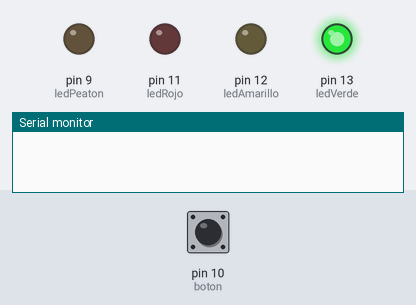
Simulated run of this sketch. Board: Arduino Uno, built with avr-gcc and run on an emulated ATmega328P. Shown: output pins drawn as LEDs (lit = HIGH), the last lines printed to the serial monitor. Dashed ring = blinking. Inputs (shaded band) come from the test bench; at power-on: pin 10 (boton) LOW.

Above: at 1.2 s.
1.3 s: pin 10 (boton) pulled HIGH for 0.25 s
At 5.6 s:
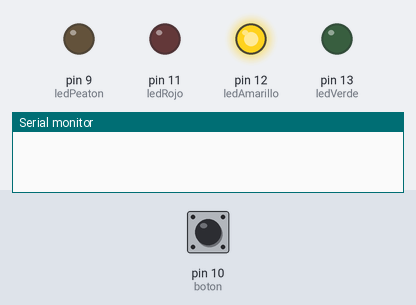
At 7.6 s:
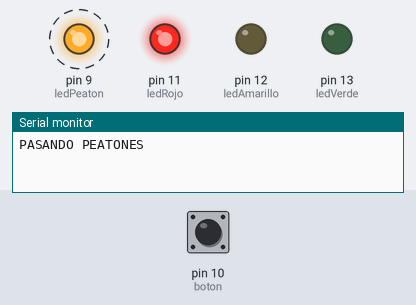
Timing chart, 0 to 12.9 s (numbered marks = the images above; inputs shaded):
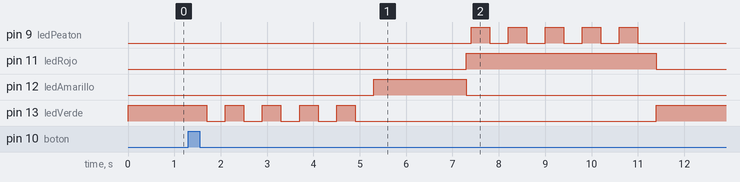

The sketch:

Semaforo.ino
```cpp
//pins
int ledVerde = 13;
int ledAmarillo = 12;
int ledRojo = 11;
int boton = 10;

int ledPeaton = 9;
boolean activado = false;

void setup() {
  pinMode(ledVerde, OUTPUT);
  pinMode(ledAmarillo, OUTPUT);
  pinMode(ledRojo, OUTPUT);

  pinMode(boton, INPUT);
  pinMode(ledPeaton, OUTPUT);

  Serial.begin(9600);
}

void loop() {
  digitalWrite(ledVerde, HIGH);

  for(int i = 0; i < 40; i++) {
    if(digitalRead(boton) == HIGH) {
      pasandoPeatones();
      activado = true;
      break;
    }
    delay(100);
  }

  if(activado == false) {
    pasandoPeatones();
  }

  activado == false;
}

void pasandoPeatones() {
  parpadear(ledVerde);
  encender(ledAmarillo);
  digitalWrite(ledRojo, HIGH);
  delay(100);
  Serial.println("PASANDO PEATONES");
  parpadear(ledPeaton);
  digitalWrite(ledRojo, LOW);
}

void encender(int led) {
  digitalWrite(led, HIGH);
  delay(2000);
  digitalWrite(led, LOW);
}

void parpadear(int led) {
  for(int i = 0; i < 5; i++) {
    digitalWrite(led, HIGH);
    delay(400);
    digitalWrite(led, LOW);
    delay(400);
  }
}
```

Measured:
- after the input at 1.3 s, pin 11 (ledRojo): LOW → HIGH after 6.0 s instead of 8.7 s
